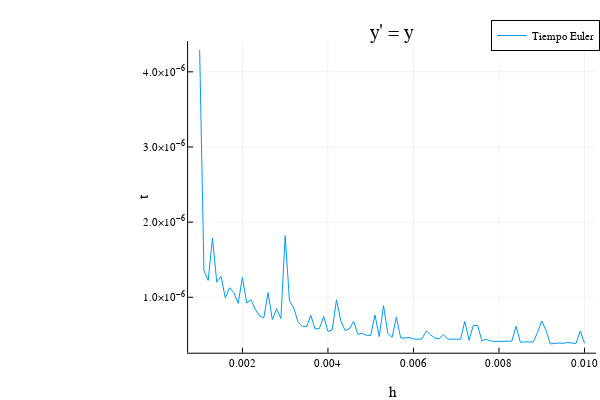

Here is the notebook cell this chart was saved with:
### Code cell
#ahora vamos a graficar los tiempos como función de h desde h=0.001 a h=0.01 en pasos de 0.001
h = 0.001:0.0001:0.01
plot(h,tiempoEuler1.(h),label = "Tiempo Euler",title = "y' = y", xlabel = "h",ylabel = "t")

### Figure 1 — Plotly figure (JSON) as saved in the notebook; plotly's stock layout.template omitted (floating-point values rounded to 4 significant figures)
{"data": [{"colorbar": {"title": ""}, "legendgroup": "Tiempo Euler", "line": {"color": "rgba(0, 154, 250, 1.000)", "dash": "solid", "shape": "linear", "width": 1}, "mode": "lines", "name": "Tiempo Euler", "showlegend": true, "type": "scatter", "x": [0.001, 0.0011, 0.0012, 0.0013, 0.0014, 0.0015, 0.0016, 0.0017, 0.0018, 0.0019, 0.002, 0.0021, 0.0022, 0.0023, 0.0024, 0.0025, 0.0026, 0.0027, 0.0028, 0.0029, 0.003, 0.0031, 0.0032, 0.0033, 0.0034, 0.0035, 0.0036, 0.0037, 0.0038, 0.0039, 0.004, 0.0041, 0.0042, 0.0043, 0.0044, 0.0045, 0.0046, 0.0047, 0.0048, 0.0049, 0.005, 0.0051, 0.0052, 0.0053, 0.0054, 0.0055, 0.0056, 0.0057, 0.0058, 0.0059, 0.006, 0.0061, 0.0062, 0.0063, 0.0064, 0.0065, 0.0066, 0.0067, 0.0068, 0.0069, 0.007, 0.0071, 0.0072, 0.0073, 0.0074, 0.0075, 0.0076, 0.0077, 0.0078, 0.0079, 0.008, 0.0081, 0.0082, 0.0083, 0.0084, 0.0085, 0.0086, 0.0087, 0.0088, 0.0089, 0.009, 0.0091, 0.0092, 0.0093, 0.0094, 0.0095, 0.0096, 0.0097, 0.0098, 0.0099, 0.01], "xaxis": "x", "y": [4.292e-06, 1.358e-06, 1.224e-06, 1.789e-06, 1.201e-06, 1.279e-06, 9.93e-07, 1.127e-06, 1.061e-06, 9.19e-07, 1.263e-06, 9.24e-07, 9.66e-07, 8.44e-07, 7.52e-07, 7.26e-07, 1.061e-06, 7.03e-07, 8.48e-07, 7.16e-07, 1.821e-06, 9.54e-07, 8.6e-07, 6.74e-07, 6.16e-07, 6.08e-07, 7.6e-07, 5.78e-07, 5.85e-07, 7.44e-07, 5.47e-07, 5.65e-07, 9.67e-07, 6.91e-07, 5.59e-07, 5.79e-07, 6.8e-07, 5.08e-07, 5.21e-07, 4.94e-07, 4.92e-07, 7.65e-07, 4.77e-07, 8.89e-07, 5.21e-07, 4.66e-07, 7.38e-07, 4.6e-07, 4.57e-07, 4.65e-07, 4.46e-07, 4.41e-07, 4.48e-07, 5.52e-07, 5e-07, 4.59e-07, 4.5e-07, 5.04e-07, 4.43e-07, 4.38e-07, 4.43e-07, 4.4e-07, 6.79e-07, 4.29e-07, 6.27e-07, 6.25e-07, 4.21e-07, 4.42e-07, 4.2e-07, 4.12e-07, 4.15e-07, 4.17e-07, 4.18e-07, 4.17e-07, 6.16e-07, 4.01e-07, 4.07e-07, 4.04e-07, 4.05e-07, 5.29e-07, 6.85e-07, 5.59e-07, 3.8e-07, 3.85e-07, 3.92e-07, 3.88e-07, 3.99e-07, 3.91e-07, 3.86e-07, 5.51e-07, 3.89e-07], "yaxis": "y", "zmax": null, "zmin": null}], "layout": {"annotations": [{"font": {"color": "rgba(0, 0, 0, 1.000)", "family": "sans-serif", "size": 20}, "rotation": 0, "showarrow": false, "text": "y' = y", "x": 0.6535, "xanchor": "center", "xref": "paper", "y": 1, "yanchor": "top", "yref": "paper"}], "height": 400, "legend": {"bgcolor": "rgba(255, 255, 255, 1.000)", "bordercolor": "rgba(0, 0, 0, 1.000)", "borderwidth": 1, "font": {"color": "rgba(0, 0, 0, 1.000)", "family": "sans-serif", "size": 11}, "title": {"font": {"color": "rgba(0, 0, 0, 1.000)", "family": "sans-serif", "size": 15}, "text": ""}, "tracegroupgap": 0, "traceorder": "normal", "x": 1, "xanchor": "auto", "y": 1, "yanchor": "auto"}, "margin": {"b": 20, "l": 0, "r": 0, "t": 20}, "paper_bgcolor": "rgba(255, 255, 255, 1.000)", "plot_bgcolor": "rgba(255, 255, 255, 1.000)", "showlegend": true, "width": 600, "xaxis": {"anchor": "y", "domain": [0.3135, 0.9934], "gridcolor": "rgba(0, 0, 0, 0.100)", "gridwidth": 0.5, "linecolor": "rgba(0, 0, 0, 1.000)", "mirror": false, "range": [0.00073, 0.01027], "showgrid": true, "showline": true, "showticklabels": true, "tickangle": 0, "tickcolor": "rgb(0, 0, 0)", "tickfont": {"color": "rgba(0, 0, 0, 1.000)", "family": "sans-serif", "size": 11}, "tickmode": "array", "ticks": "inside", "ticktext": ["0.002", "0.004", "0.006", "0.008", "0.010"], "tickvals": [0.002, 0.004, 0.006, 0.008, 0.01], "title": "h", "titlefont": {"color": "rgba(0, 0, 0, 1.000)", "family": "sans-serif", "size": 15}, "type": "-", "visible": true, "zeroline": false, "zerolinecolor": "rgba(0, 0, 0, 1.000)"}, "yaxis": {"anchor": "x", "domain": [0.07581, 0.9415], "gridcolor": "rgba(0, 0, 0, 0.100)", "gridwidth": 0.5, "linecolor": "rgba(0, 0, 0, 1.000)", "mirror": false, "range": [2.626e-07, 4.409e-06], "showgrid": true, "showline": true, "showticklabels": true, "tickangle": 0, "tickcolor": "rgb(0, 0, 0)", "tickfont": {"color": "rgba(0, 0, 0, 1.000)", "family": "sans-serif", "size": 11}, "tickmode": "array", "ticks": "inside", "ticktext": ["1.0×10<sup>−6</sup>", "2.0×10<sup>−6</sup>", "3.0×10<sup>−6</sup>", "4.0×10<sup>−6</sup>"], "tickvals": [1e-06, 2e-06, 3e-06, 4e-06], "title": "t", "titlefont": {"color": "rgba(0, 0, 0, 1.000)", "family": "sans-serif", "size": 15}, "type": "-", "visible": true, "zeroline": false, "zerolinecolor": "rgba(0, 0, 0, 1.000)"}}}
